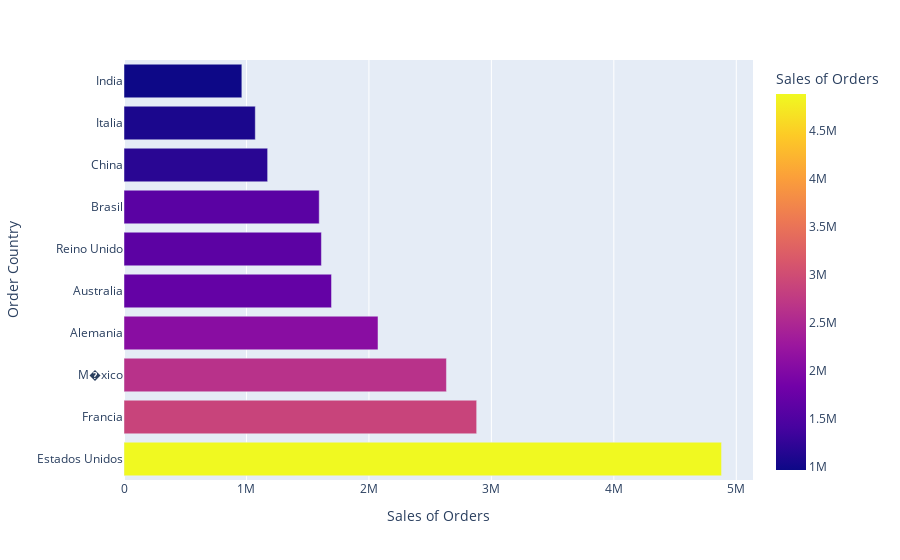

Source (notebook cell):
### Markdown cell above
#### Sales Analysis by Country

### Code cell
df_sales_country = df1.groupby(['Order Country'])['Sales'].sum().reset_index(name = 'Sales of Orders').sort_values(by = 'Sales of Orders', 
                                                                                                                   ascending = False)
px.bar(df_sales_country.head(10), x = 'Sales of Orders',y = 'Order Country',color = 'Sales of Orders')

### Figure 1 — Plotly figure (JSON) as saved in the notebook; plotly's stock layout.template omitted (floating-point values rounded to 4 significant figures)
{"data": [{"alignmentgroup": "True", "hovertemplate": "Sales of Orders=%{marker.color}<br>Order Country=%{y}<extra></extra>", "legendgroup": "", "marker": {"color": [4880000.0, 2880000.0, 2633000.0, 2074000.0, 1695000.0, 1612000.0, 1594000.0, 1173000.0, 1072000.0, 962400.0], "coloraxis": "coloraxis", "pattern": {"shape": ""}}, "name": "", "offsetgroup": "", "orientation": "h", "showlegend": false, "textposition": "auto", "type": "bar", "x": [4880000.0, 2880000.0, 2633000.0, 2074000.0, 1695000.0, 1612000.0, 1594000.0, 1173000.0, 1072000.0, 962400.0], "xaxis": "x", "y": ["Estados Unidos", "Francia", "M�xico", "Alemania", "Australia", "Reino Unido", "Brasil", "China", "Italia", "India"], "yaxis": "y"}], "layout": {"barmode": "relative", "coloraxis": {"colorbar": {"title": {"text": "Sales of Orders"}}, "colorscale": [[0, "#0d0887"], [0.1111, "#46039f"], [0.2222, "#7201a8"], [0.3333, "#9c179e"], [0.4444, "#bd3786"], [0.5556, "#d8576b"], [0.6667, "#ed7953"], [0.7778, "#fb9f3a"], [0.8889, "#fdca26"], [1, "#f0f921"]]}, "legend": {"tracegroupgap": 0}, "margin": {"t": 60}, "xaxis": {"anchor": "y", "domain": [0, 1], "title": {"text": "Sales of Orders"}}, "yaxis": {"anchor": "x", "domain": [0, 1], "title": {"text": "Order Country"}}}}
